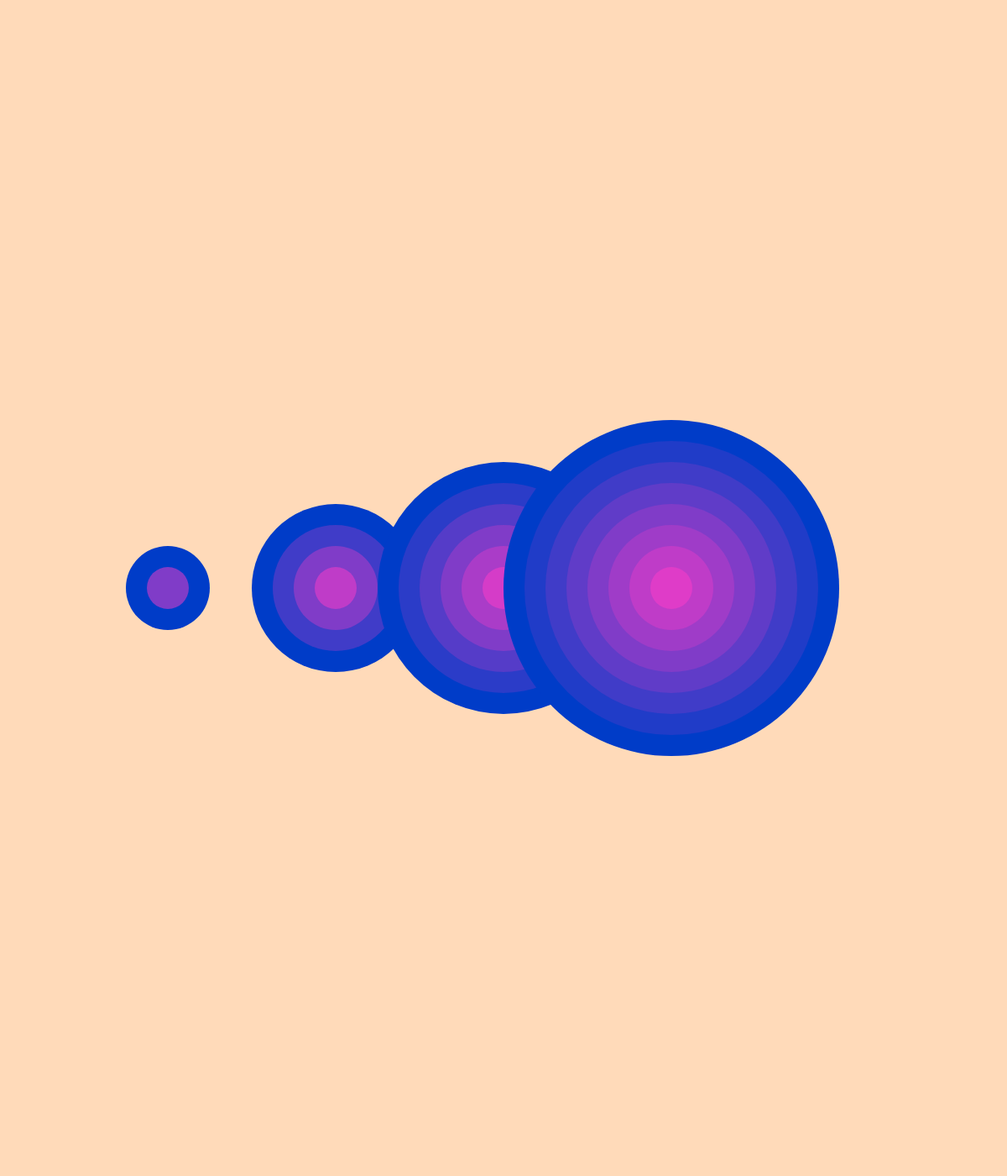
Frame 1 (no input)
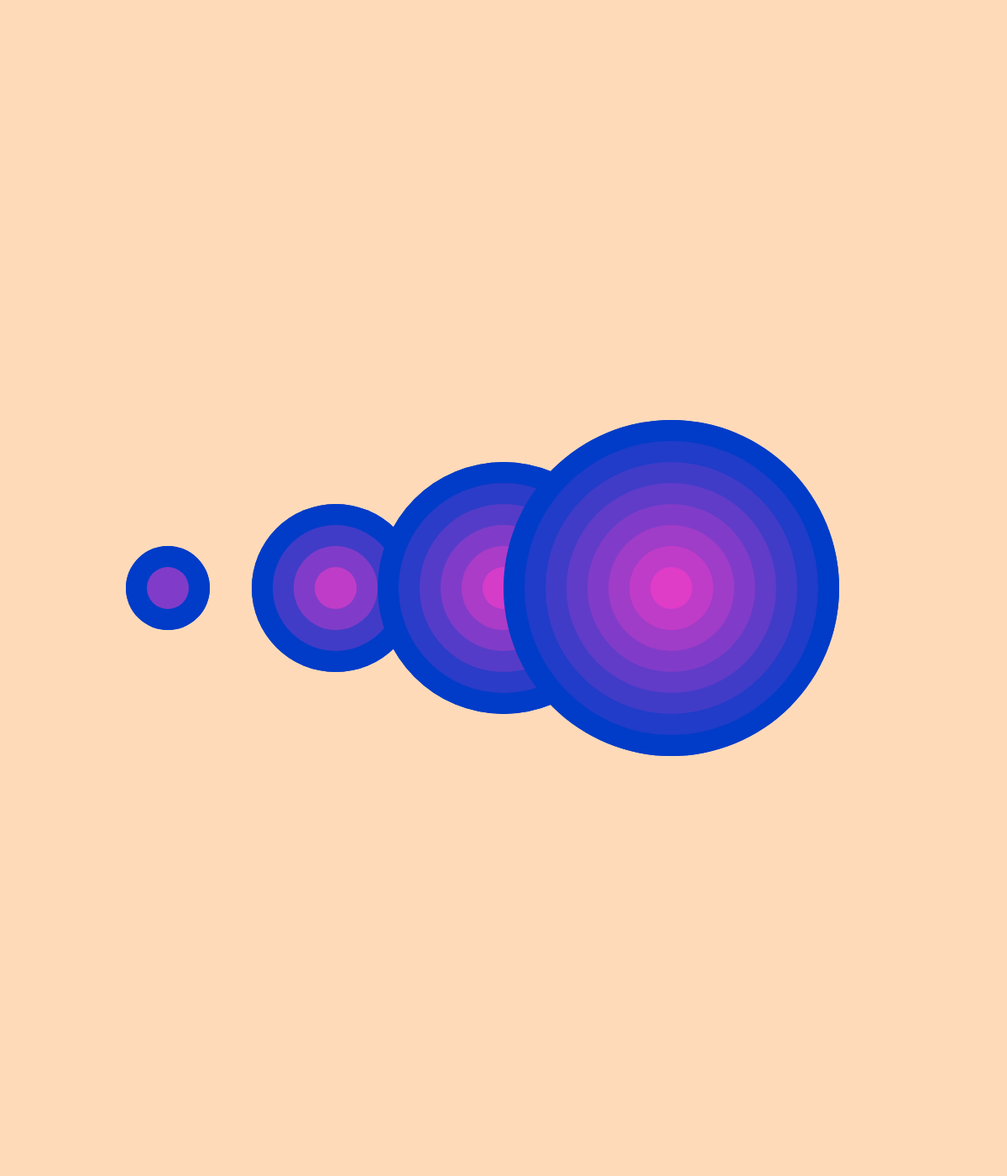
Frame 2 (the mouse pressed at the canvas centre, redrawn once)

The p5.js sketch that drew these frames (run headless with seeded random() and noise() and a simulated clock; the mouse was pressed at the canvas centre and the sketch redrawn once):

// p5.js sketch
// ── sketch.js

function setup() {
 createCanvas(1200, 1400);

  background(255, 218, 185);
  noStroke();
  noLoop();
}

function draw() {

  for (var i = 0; i < 5; i++) {
    drawTarget(i * 200, height*0.5, i * 100, i * 2);
  }  

}


function drawTarget(xloc, yloc, size, num) {
  var grayvalues = 255/num;
  var steps = size/num;

  for (var i = 0; i < num; i++) {
    fill(i*grayvalues, 60, 200);
    ellipse(xloc, yloc, size - i*steps, size - i*steps);
  }
}
